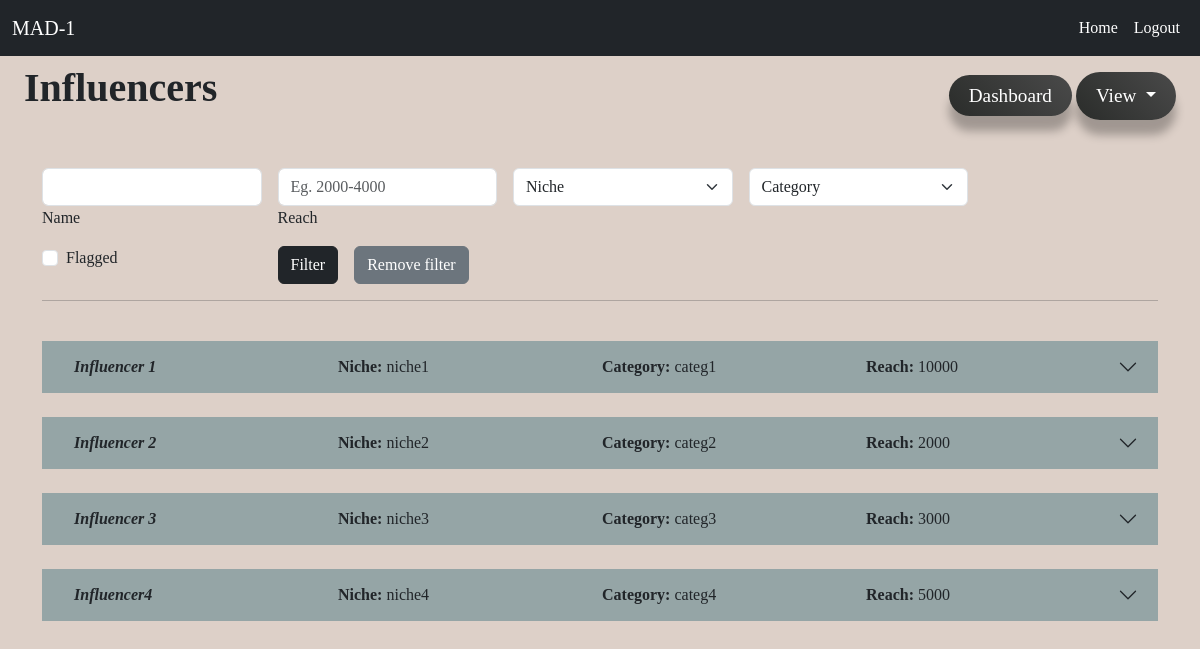
Before: /admin/view_influencers (signed in) with the older database file.
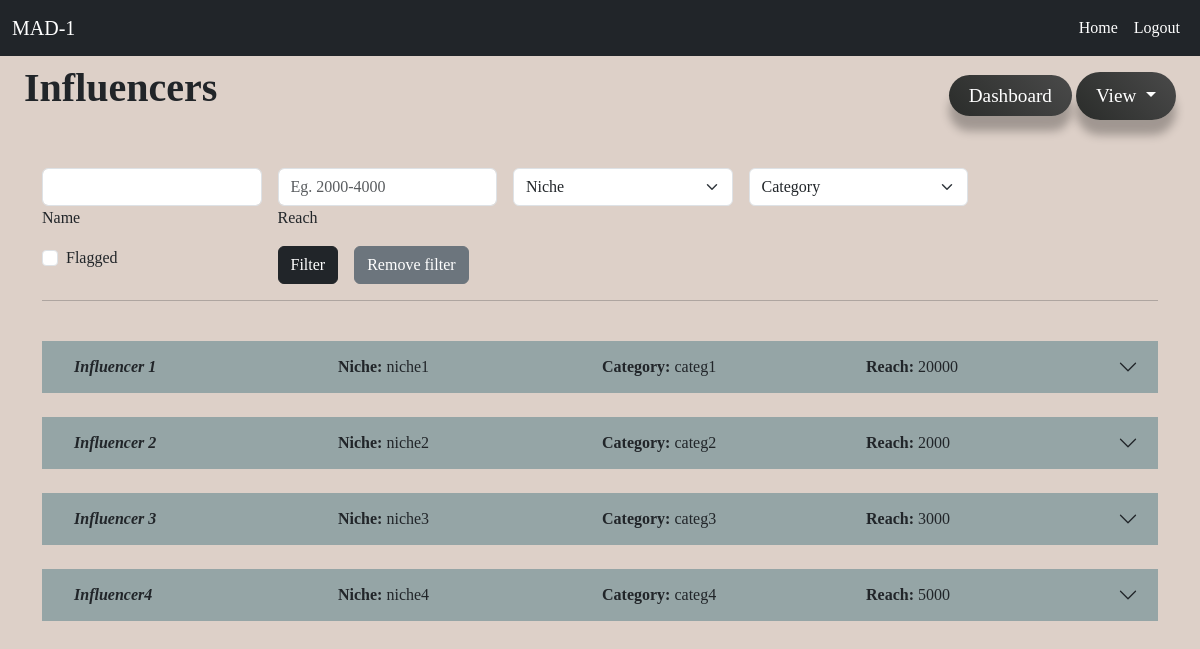
After: the same page with the newer database file.
### website/models.py (models this page shows)
class Influencer(db.Model):
    __tablename__ = 'influencer'
    id = db.Column(db.Integer, db.ForeignKey('user.id'), primary_key=True)
    name = db.Column(db.String, nullable=False)
    category = db.Column(db.String(100), nullable=False)
    niche = db.Column(db.String(100), nullable=False)
    reach = db.Column(db.Integer, nullable=False)
    earning = db.Column(db.Float, nullable=True)
    user = db.relationship('User', back_populates='influencer')
    ad_requests = db.relationship('AdRequest', back_populates='influencer')
    negotiations = db.relationship('Negotiation', back_populates='influencer')

### website/views.py (the view, shortened to what this page needs)
@views.route('/admin/view_influencers',methods=['GET','POST'])
@login_required
def view_influencers():
    influencers = Influencer.query.all()
    return render_template('view_influencers.html', user=current_user, influencers=influencers)

### website/__init__.py (called while the page is built)
def create_app():
    myapp = Flask(__name__)
    myapp.config['SECRET_KEY'] = 'mysecretkey'
    myapp.config['SQLALCHEMY_DATABASE_URI'] = 'sqlite:///database.sqlite3'
    db.init_app(myapp)
    api.init_app(myapp)
    from .auth import auth
    from .views import views
    myapp.register_blueprint(views,url_prefix = '/')
    myapp.register_blueprint(auth,url_prefix = '/auth')
    with myapp.app_context():
        db.create_all()
    login_manager = LoginManager()
    login_manager.login_view = 'views.home'
    login_manager.init_app(myapp)
    @login_manager.user_loader
    def load_user(user_id):
        return User.query.get(int(user_id))
    return myapp

### website/templates/view_influencers.html (shortened to what the changed rows need)
{% extends 'base.html' %}
{% block content %}
<div class="container-fluid" >
    <div class="d-flex align-items-left align-items-md-center flex-column flex-md-row pt-2 pb-4">
        <div>
            <h1 class="fw-bold mb-3">Influencers</h1>
        </div>
    </div>
    <div class="container mt-3">
        <br>
        {% if influencers %}
            {% for inf in influencers %}
            <div class="accordion accordion-flush" id="admin-view">
                <div class="accordion-item">
                <h2 class="accordion-header" id="flush-headingOne">
                    <button class="accordion-button collapsed" type="button" data-bs-toggle="collapse" data-bs-target="#{{ inf.id }}" aria-expanded="false" aria-controls="flush-collapseOne" {% if inf.user.flagged=='True' %}id='flagged'{% endif %}>
                        <div class="container">
                            <div class="row">
                                <div class="col">
                                    <strong><em>{{ inf.name }}</em></strong>
                                </div>
                                <div class="col">
                                  <strong>Niche:</strong> {{ inf.niche }}
                                </div>
                                <div class="col">
                                  <strong>Category:</strong> {{ inf.category }}
                                </div>
                                <div class="col">
                                    <strong>Reach:</strong> {{ inf.reach }}
                                </div>
                            </div>
                        </div>
                    </button>
                </h2>
                </div>
            </div>
            <br>
            {% endfor %}
        {% else %}
            <h4><em>No Influencers</em></h4>
        {% endif %}
    </div>
</div>
{% endblock %}

Changed rows visible on the page:
changed Influencer "Influencer 1": reach "10000" → "20000"
